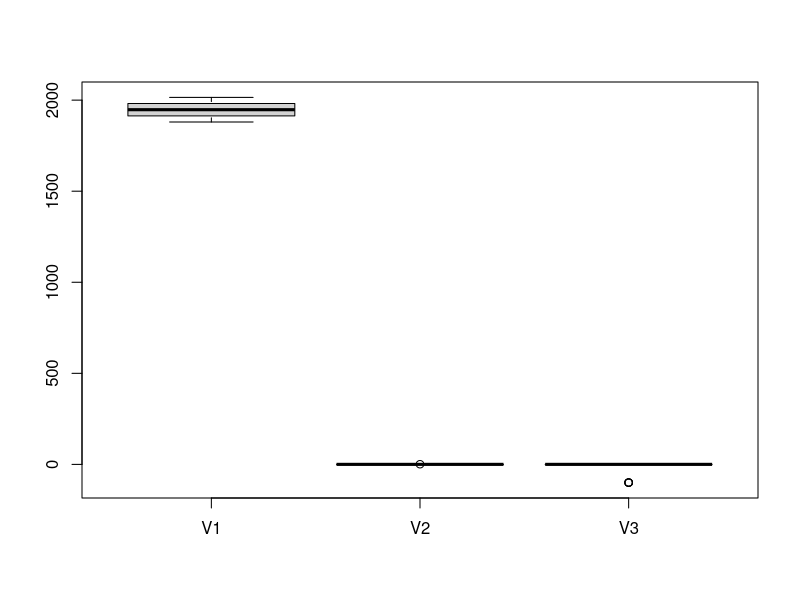
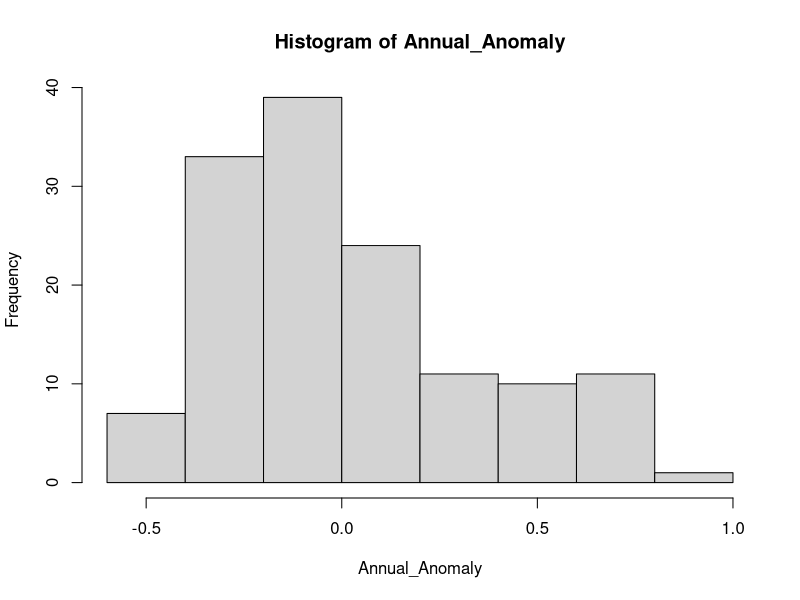
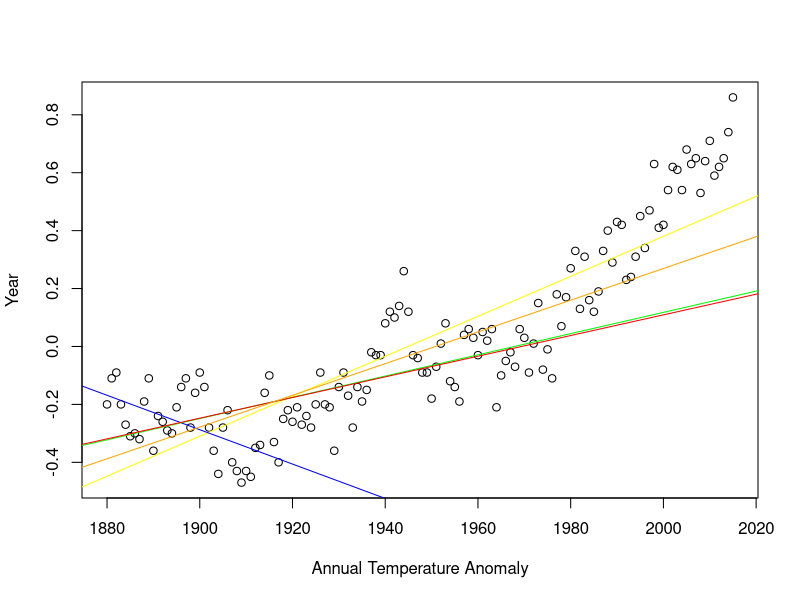

Write the R code that produced these figures, in order.
mydata <- read.table("gl_land_ocean.txt")
summary(mydata)
boxplot(mydata)

year = mydata[,1]
Annual_Anomaly = mydata[,2]
hist(Annual_Anomaly)
YearVsAnnual_Anomaly = mydata[,c(1,2)]
plot(YearVsAnnual_Anomaly, xlab = "Annual Temperature Anomaly", ylab = "Year")

#Linear Regressions in order (i),(ii),(iii),(iv),(v)
abline(lm(Annual_Anomaly ~ year), col = "yellow")
abline(lm(Annual_Anomaly[1:31] ~ year[1:31]), col = "blue")
abline(lm(Annual_Anomaly[1:71] ~ year[1:71]), col = "green")
abline(lm(Annual_Anomaly[1:96] ~ year[1:96]), col = "red")
abline(lm(Annual_Anomaly[1:121] ~ year[1:121]),col = "orange")

#Table of linear regression slope intercepts in order
slope_int= matrix(c(-13.4232, 0.0069, 10.9900, -0.0059, -7.2173 , 0.0036, -7.0258, 0.0035, -10.6817, 0.0054), ncol = 2, byrow=TRUE)
colnames(slope_int) = c("intercept","slope")
rownames(slope_int) = c("1850-2014","1850-1910","1850-1950","1850-1975","1850-2000")
slope_int = as.table(slope_int)
slope_int
